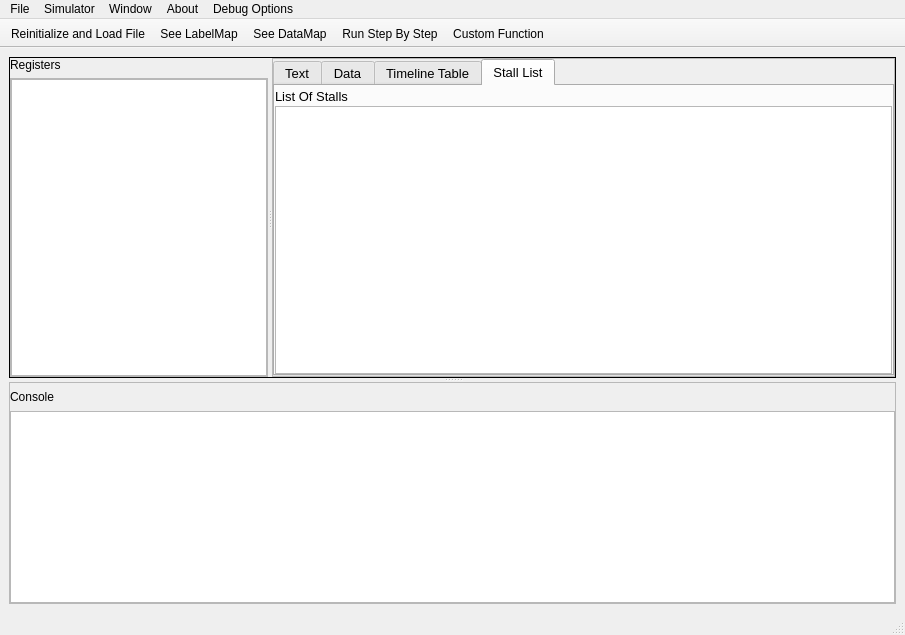
<?xml version="1.0" encoding="UTF-8"?>
<ui version="4.0">
 <class>MainWindow</class>
 <widget class="QMainWindow" name="MainWindow">
  <property name="geometry">
   <rect>
    <x>0</x>
    <y>0</y>
    <width>905</width>
    <height>635</height>
   </rect>
  </property>
  <property name="windowTitle">
   <string>MainWindow</string>
  </property>
  <property name="styleSheet">
   <string notr="true"/>
  </property>
  <widget class="QWidget" name="centralwidget">
   <layout class="QHBoxLayout" name="horizontalLayout_4">
    <item>
     <widget class="QSplitter" name="splitter_2">
      <property name="orientation">
       <enum>Qt::Vertical</enum>
      </property>
      <widget class="QSplitter" name="splitter">
       <property name="sizePolicy">
        <sizepolicy hsizetype="Preferred" vsizetype="Preferred">
         <horstretch>0</horstretch>
         <verstretch>6</verstretch>
        </sizepolicy>
       </property>
       <property name="frameShape">
        <enum>QFrame::Box</enum>
       </property>
       <property name="frameShadow">
        <enum>QFrame::Plain</enum>
       </property>
       <property name="orientation">
        <enum>Qt::Horizontal</enum>
       </property>
       <property name="childrenCollapsible">
        <bool>false</bool>
       </property>
       <widget class="QWidget" name="layoutWidget">
        <layout class="QVBoxLayout" name="verticalLayout_4">
         <item>
          <widget class="QLabel" name="label_3">
           <property name="text">
            <string>Registers</string>
           </property>
          </widget>
         </item>
         <item>
          <widget class="QFrame" name="RegisterFrame">
           <property name="frameShape">
            <enum>QFrame::StyledPanel</enum>
           </property>
           <property name="frameShadow">
            <enum>QFrame::Raised</enum>
           </property>
           <layout class="QHBoxLayout" name="horizontalLayout_2">
            <property name="spacing">
             <number>0</number>
            </property>
            <property name="leftMargin">
             <number>0</number>
            </property>
            <property name="topMargin">
             <number>0</number>
            </property>
            <property name="rightMargin">
             <number>0</number>
            </property>
            <property name="bottomMargin">
             <number>0</number>
            </property>
            <item>
             <widget class="QTextBrowser" name="textBrowser">
              <property name="autoFormatting">
               <set>QTextEdit::AutoBulletList</set>
              </property>
             </widget>
            </item>
           </layout>
          </widget>
         </item>
        </layout>
       </widget>
       <widget class="QFrame" name="OtherFrame">
        <property name="sizePolicy">
         <sizepolicy hsizetype="Preferred" vsizetype="Preferred">
          <horstretch>1</horstretch>
          <verstretch>0</verstretch>
         </sizepolicy>
        </property>
        <property name="frameShape">
         <enum>QFrame::StyledPanel</enum>
        </property>
        <property name="frameShadow">
         <enum>QFrame::Raised</enum>
        </property>
        <layout class="QVBoxLayout" name="verticalLayout_2">
         <property name="spacing">
          <number>0</number>
         </property>
         <property name="leftMargin">
          <number>0</number>
         </property>
         <property name="topMargin">
          <number>0</number>
         </property>
         <property name="rightMargin">
          <number>0</number>
         </property>
         <property name="bottomMargin">
          <number>0</number>
         </property>
         <item>
          <widget class="QTabWidget" name="Tabs">
           <property name="font">
            <font>
             <pointsize>10</pointsize>
            </font>
           </property>
           <property name="currentIndex">
            <number>3</number>
           </property>
           <property name="iconSize">
            <size>
             <width>64</width>
             <height>64</height>
            </size>
           </property>
           <widget class="QWidget" name="tab">
            <attribute name="title">
             <string>Text</string>
            </attribute>
            <attribute name="toolTip">
             <string>Assembly Code Section</string>
            </attribute>
            <layout class="QVBoxLayout" name="verticalLayout">
             <property name="spacing">
              <number>4</number>
             </property>
             <property name="leftMargin">
              <number>0</number>
             </property>
             <property name="topMargin">
              <number>0</number>
             </property>
             <property name="rightMargin">
              <number>0</number>
             </property>
             <property name="bottomMargin">
              <number>0</number>
             </property>
             <item>
              <widget class="QLabel" name="label_2">
               <property name="text">
                <string>Text</string>
               </property>
              </widget>
             </item>
             <item>
              <widget class="QTextBrowser" name="textBrowser_2"/>
             </item>
            </layout>
           </widget>
           <widget class="QWidget" name="tab_2">
            <attribute name="title">
             <string>Data</string>
            </attribute>
            <attribute name="toolTip">
             <string>Global Data Section</string>
            </attribute>
            <layout class="QVBoxLayout" name="verticalLayout_3">
             <property name="spacing">
              <number>4</number>
             </property>
             <property name="leftMargin">
              <number>0</number>
             </property>
             <property name="topMargin">
              <number>0</number>
             </property>
             <property name="rightMargin">
              <number>0</number>
             </property>
             <property name="bottomMargin">
              <number>0</number>
             </property>
             <item>
              <widget class="QLabel" name="label">
               <property name="text">
                <string>Data</string>
               </property>
              </widget>
             </item>
             <item>
              <widget class="QTextBrowser" name="textBrowser_3"/>
             </item>
            </layout>
           </widget>
           <widget class="QWidget" name="tab_4">
            <attribute name="title">
             <string>Timeline Table</string>
            </attribute>
            <layout class="QVBoxLayout" name="verticalLayout_8">
             <property name="spacing">
              <number>3</number>
             </property>
             <property name="leftMargin">
              <number>0</number>
             </property>
             <property name="topMargin">
              <number>0</number>
             </property>
             <property name="rightMargin">
              <number>0</number>
             </property>
             <property name="bottomMargin">
              <number>0</number>
             </property>
             <item>
              <widget class="QTabWidget" name="tabWidget">
               <property name="tabPosition">
                <enum>QTabWidget::East</enum>
               </property>
               <property name="tabShape">
                <enum>QTabWidget::Rounded</enum>
               </property>
               <property name="currentIndex">
                <number>0</number>
               </property>
               <widget class="QWidget" name="tab1">
                <attribute name="title">
                 <string>Table 1</string>
                </attribute>
                <layout class="QVBoxLayout" name="verticalLayout_11">
                 <property name="spacing">
                  <number>1</number>
                 </property>
                 <property name="leftMargin">
                  <number>4</number>
                 </property>
                 <property name="topMargin">
                  <number>0</number>
                 </property>
                 <property name="rightMargin">
                  <number>0</number>
                 </property>
                 <property name="bottomMargin">
                  <number>0</number>
                 </property>
                 <item>
                  <widget class="QTableWidget" name="timeline1"/>
                 </item>
                </layout>
               </widget>
               <widget class="QWidget" name="tab2">
                <attribute name="title">
                 <string>Table 2</string>
                </attribute>
                <layout class="QVBoxLayout" name="verticalLayout_10">
                 <property name="spacing">
                  <number>1</number>
                 </property>
                 <property name="leftMargin">
                  <number>4</number>
                 </property>
                 <property name="topMargin">
                  <number>0</number>
                 </property>
                 <property name="rightMargin">
                  <number>0</number>
                 </property>
                 <property name="bottomMargin">
                  <number>0</number>
                 </property>
                 <item>
                  <widget class="QTableWidget" name="timeline2"/>
                 </item>
                </layout>
               </widget>
               <widget class="QWidget" name="tab3">
                <attribute name="title">
                 <string>Table 3</string>
                </attribute>
                <layout class="QVBoxLayout" name="verticalLayout_9">
                 <property name="spacing">
                  <number>1</number>
                 </property>
                 <property name="leftMargin">
                  <number>4</number>
                 </property>
                 <property name="topMargin">
                  <number>0</number>
                 </property>
                 <property name="rightMargin">
                  <number>0</number>
                 </property>
                 <property name="bottomMargin">
                  <number>0</number>
                 </property>
                 <item>
                  <widget class="QTableWidget" name="timeline3"/>
                 </item>
                </layout>
               </widget>
              </widget>
             </item>
            </layout>
           </widget>
           <widget class="QWidget" name="tab_3">
            <attribute name="title">
             <string>Stall List</string>
            </attribute>
            <layout class="QHBoxLayout" name="horizontalLayout_6">
             <property name="spacing">
              <number>0</number>
             </property>
             <property name="leftMargin">
              <number>0</number>
             </property>
             <property name="topMargin">
              <number>0</number>
             </property>
             <property name="rightMargin">
              <number>0</number>
             </property>
             <property name="bottomMargin">
              <number>0</number>
             </property>
             <item>
              <layout class="QVBoxLayout" name="verticalLayout_6">
               <item>
                <layout class="QHBoxLayout" name="horizontalLayout_5">
                 <item>
                  <widget class="QLabel" name="label_5">
                   <property name="text">
                    <string>List Of Stalls</string>
                   </property>
                  </widget>
                 </item>
                 <item>
                  <spacer name="horizontalSpacer_2">
                   <property name="orientation">
                    <enum>Qt::Horizontal</enum>
                   </property>
                   <property name="sizeHint" stdset="0">
                    <size>
                     <width>78</width>
                     <height>20</height>
                    </size>
                   </property>
                  </spacer>
                 </item>
                </layout>
               </item>
               <item>
                <widget class="QListWidget" name="listWidget"/>
               </item>
              </layout>
             </item>
            </layout>
           </widget>
          </widget>
         </item>
        </layout>
       </widget>
      </widget>
      <widget class="QFrame" name="frame">
       <property name="sizePolicy">
        <sizepolicy hsizetype="Preferred" vsizetype="Preferred">
         <horstretch>0</horstretch>
         <verstretch>0</verstretch>
        </sizepolicy>
       </property>
       <property name="frameShape">
        <enum>QFrame::StyledPanel</enum>
       </property>
       <property name="frameShadow">
        <enum>QFrame::Raised</enum>
       </property>
       <layout class="QHBoxLayout" name="horizontalLayout_3">
        <property name="spacing">
         <number>0</number>
        </property>
        <property name="leftMargin">
         <number>0</number>
        </property>
        <property name="topMargin">
         <number>0</number>
        </property>
        <property name="rightMargin">
         <number>0</number>
        </property>
        <property name="bottomMargin">
         <number>0</number>
        </property>
        <item>
         <layout class="QVBoxLayout" name="verticalLayout_5">
          <item>
           <layout class="QHBoxLayout" name="horizontalLayout">
            <item>
             <widget class="QLabel" name="label_4">
              <property name="text">
               <string>Console</string>
              </property>
             </widget>
            </item>
            <item>
             <spacer name="horizontalSpacer">
              <property name="orientation">
               <enum>Qt::Horizontal</enum>
              </property>
              <property name="sizeHint" stdset="0">
               <size>
                <width>268</width>
                <height>28</height>
               </size>
              </property>
             </spacer>
            </item>
           </layout>
          </item>
          <item>
           <widget class="QTextBrowser" name="textBrowser_4"/>
          </item>
         </layout>
        </item>
       </layout>
      </widget>
     </widget>
    </item>
   </layout>
  </widget>
  <widget class="QMenuBar" name="menubar">
   <property name="geometry">
    <rect>
     <x>0</x>
     <y>0</y>
     <width>905</width>
     <height>26</height>
    </rect>
   </property>
   <widget class="QMenu" name="menuFile">
    <property name="title">
     <string>File</string>
    </property>
    <addaction name="actionReinitialize_and_Load_File"/>
    <addaction name="actionInitialize"/>
    <addaction name="separator"/>
    <addaction name="actionLog_Current_Session"/>
    <addaction name="separator"/>
    <addaction name="actionQuit"/>
   </widget>
   <widget class="QMenu" name="menuSimulator">
    <property name="title">
     <string>Simulator</string>
    </property>
    <addaction name="actionClear_Registers"/>
    <addaction name="separator"/>
    <addaction name="actionRun"/>
    <addaction name="separator"/>
    <addaction name="actionRun_Step_By_Step"/>
    <addaction name="separator"/>
    <addaction name="actionEnable_Forwarding"/>
   </widget>
   <widget class="QMenu" name="menuWindow">
    <property name="title">
     <string>Window</string>
    </property>
    <addaction name="actionRegisters"/>
    <addaction name="actionData"/>
    <addaction name="actionText"/>
    <addaction name="actionConsole"/>
   </widget>
   <widget class="QMenu" name="menuAbout">
    <property name="title">
     <string>About</string>
    </property>
    <addaction name="separator"/>
    <addaction name="actionHelp"/>
   </widget>
   <widget class="QMenu" name="menuDebug_Options">
    <property name="title">
     <string>Debug Options</string>
    </property>
    <addaction name="actionSee_LabelMap"/>
    <addaction name="actionSee_DataMap"/>
    <addaction name="actionCustom_Function"/>
   </widget>
   <addaction name="menuFile"/>
   <addaction name="menuSimulator"/>
   <addaction name="menuWindow"/>
   <addaction name="menuAbout"/>
   <addaction name="menuDebug_Options"/>
  </widget>
  <widget class="QStatusBar" name="statusbar"/>
  <widget class="QToolBar" name="toolBar">
   <property name="sizePolicy">
    <sizepolicy hsizetype="Preferred" vsizetype="Fixed">
     <horstretch>0</horstretch>
     <verstretch>0</verstretch>
    </sizepolicy>
   </property>
   <property name="windowTitle">
    <string>toolBar</string>
   </property>
   <property name="toolTip">
    <string>ToolBar</string>
   </property>
   <property name="toolTipDuration">
    <number>1</number>
   </property>
   <property name="autoFillBackground">
    <bool>false</bool>
   </property>
   <property name="movable">
    <bool>false</bool>
   </property>
   <property name="floatable">
    <bool>true</bool>
   </property>
   <attribute name="toolBarArea">
    <enum>TopToolBarArea</enum>
   </attribute>
   <attribute name="toolBarBreak">
    <bool>false</bool>
   </attribute>
   <addaction name="actionReinitialize_and_Load_File"/>
   <addaction name="actionSee_LabelMap"/>
   <addaction name="actionSee_DataMap"/>
   <addaction name="actionRun_Step_By_Step"/>
   <addaction name="actionCustom_Function"/>
  </widget>
  <action name="actionReinitialize_and_Load_File">
   <property name="text">
    <string>Reinitialize and Load File</string>
   </property>
  </action>
  <action name="actionQuit">
   <property name="text">
    <string>Quit</string>
   </property>
  </action>
  <action name="actionLog_Current_Session">
   <property name="text">
    <string>Log Current Session</string>
   </property>
  </action>
  <action name="actionClear_Registers">
   <property name="text">
    <string>Clear Registers</string>
   </property>
  </action>
  <action name="actionReinitialize">
   <property name="text">
    <string>Reinitialize</string>
   </property>
  </action>
  <action name="actionRun">
   <property name="text">
    <string>Run</string>
   </property>
  </action>
  <action name="actionRegisters">
   <property name="text">
    <string>Registers</string>
   </property>
  </action>
  <action name="actionData">
   <property name="text">
    <string>Data</string>
   </property>
  </action>
  <action name="actionText">
   <property name="text">
    <string>Text</string>
   </property>
  </action>
  <action name="actionConsole">
   <property name="text">
    <string>Console</string>
   </property>
  </action>
  <action name="actionInitialize">
   <property name="text">
    <string>Initialize</string>
   </property>
  </action>
  <action name="actionSee_LabelMap">
   <property name="text">
    <string>See LabelMap</string>
   </property>
  </action>
  <action name="actionSee_DataMap">
   <property name="text">
    <string>See DataMap</string>
   </property>
  </action>
  <action name="actionRun_Step_By_Step">
   <property name="text">
    <string>Run Step By Step</string>
   </property>
  </action>
  <action name="actionCustom_Function">
   <property name="text">
    <string>Custom Function</string>
   </property>
  </action>
  <action name="actionHelp">
   <property name="text">
    <string>Help</string>
   </property>
  </action>
  <action name="actionEnable_Forwarding">
   <property name="text">
    <string>Enable Forwarding</string>
   </property>
  </action>
 </widget>
 <resources/>
 <connections/>
</ui>
